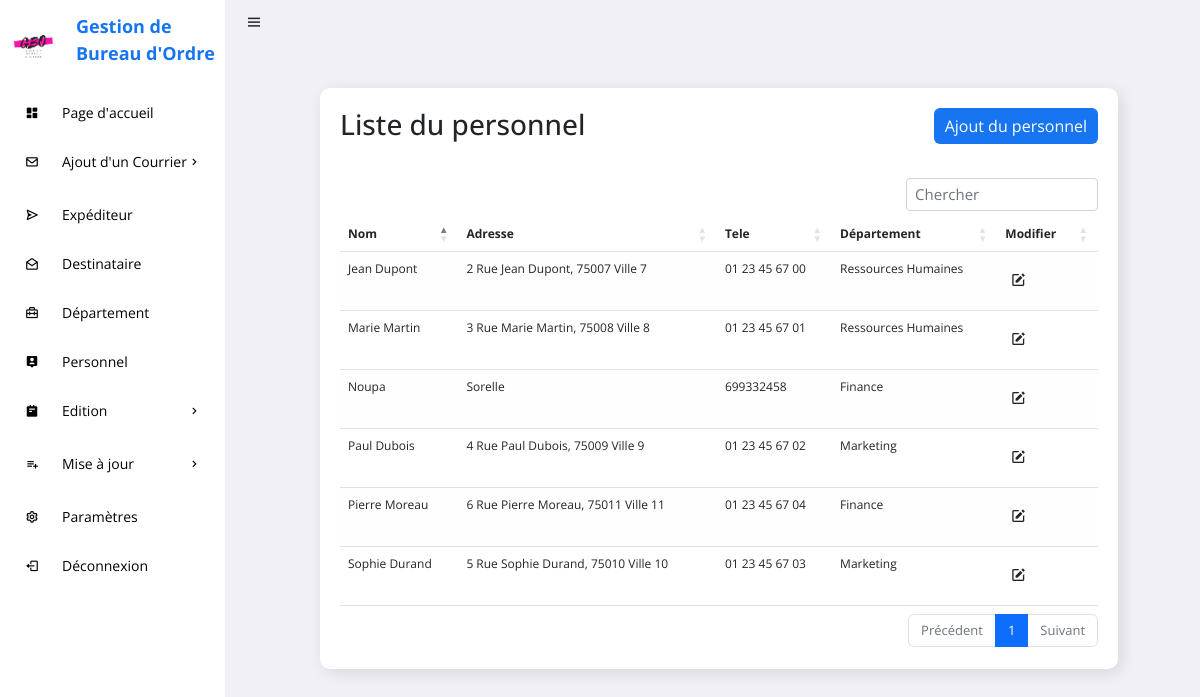
The page /GESTION_COURRIERS/personnel.php on the database its author committed.
### tables this page shows
CREATE TABLE IF NOT EXISTS `personnel` (
  `ID_PERSONNEL` int(11) NOT NULL AUTO_INCREMENT,
  `ID_DEPARTEMENT` int(11) DEFAULT NULL,
  `NOM_PERSONNEL` varchar(255) DEFAULT NULL,
  `ADRESSE_PERSONNEL` text,
  `TEL_PERSONNEL` text,
  `NOM_DEPARTEMENT` text,
  PRIMARY KEY (`ID_PERSONNEL`),
  KEY `ID_DEPARTEMENT` (`ID_DEPARTEMENT`)
);

CREATE TABLE IF NOT EXISTS `departement` (
  `ID_DEPARTEMENT` int(11) NOT NULL AUTO_INCREMENT,
  `NOM_DEPARTEMENT` varchar(255) DEFAULT NULL,
  `RESPONSABLE` text,
  PRIMARY KEY (`ID_DEPARTEMENT`)
);

### GESTION_COURRIERS/personnel.php (the view, shortened to what this page needs)
<?php
    include "connexion/config.php";
?>
<!DOCTYPE html>
<html lang="en">
<head>
	<link rel="stylesheet" href="https://cdn.datatables.net/1.12.1/css/dataTables.bootstrap5.min.css">
    <link rel="stylesheet" href="https://cdn.jsdelivr.net/npm/bootstrap@5.2.0/dist/css/bootstrap.min.css">
    <link rel="stylesheet" href="https://cdnjs.cloudflare.com/ajax/libs/font-awesome/6.1.2/css/all.min.css">
    <link href='https://unpkg.com/boxicons@2.0.9/css/boxicons.min.css' rel='stylesheet'>
	<link rel="stylesheet" href="css/style.css">
</head>
<body>
	<section id="sidebar">
		<a href="#" class="brand"><img src="image/logo.png" width="55" height="55" style="margin-top:20px;"><span>Gestion de Bureau d'Ordre</span></a>
		<ul class="side-menu">
			<li><a href="pageAcc.php" class="active"><i class='bx bxs-dashboard icon' ></i>Page d'accueil</a></li>
			<li>
				<a href="#"><i class='bx bx-envelope icon' ></i>Ajout d'un Courrier<i class='bx bx-chevron-right icon-right' ></i></a>
			</li>
			<li><a href="expediteur.php"><i class='bx bx-send icon' ></i>Expéditeur</a></li>
			<li><a href="destinataire.php"><i class='bx bx-envelope-open icon' ></i>Destinataire</a></li>
			<li><a href="departement.php"><i class='bx bx-briefcase-alt-2 icon' ></i>Département</a></li>
			<li><a href="personnel.php"><i class='bx bxs-user-pin icon' ></i>Personnel</a></li>
			<li>
				<a href="#"><i class='bx bxs-notepad icon' ></i>Edition <i class='bx bx-chevron-right icon-right' ></i></a>
			</li>
            <li>
				<a href="#"><i class='bx bx-list-plus icon' ></i>Mise à jour<i class='bx bx-chevron-right icon-right' ></i></a>
			</li>
			<li><a href="settings.php"><i class='bx bx-cog icon'></i>Paramètres</a></li>
			<li><a href="deconn.php"><i class='bx bx-log-out icon' ></i> Déconnexion</a></li>
		</ul>
	</section>
	<section id="content">
		<nav>
			<i class='bx bx-menu toggle-sidebar' ></i>
		</nav>
		<main>
			<div class="data">
				<div class="content-data">
					<div class="details">
						<div class="recentOrders">
							<div class="cardHeader">
								<h3>Liste du personnel</h3>
								<a href="ajouterPer.php" class="btn">Ajout du personnel</a>
							</div>
							</div class="table-responsive">
                                    <table id="example" class="table table-striped">
                                            <thead class="thead-dark">
                                                <tr>
                                                    <th scope="col">Nom </th>
                                                    <th scope="col">Adresse</th>
                                                    <th scope="col">Tele</th>
                                                    <th scope="col">Département</th>
                                                    <th scope="col">Modifier</th>
                                                </tr>
                                            </thead>
                                            <?php
                                $sql = "SELECT * FROM personnel p JOIN departement d on p.ID_DEPARTEMENT=d.ID_DEPARTEMENT";
                                $des = $conn->prepare($sql);
                                $des->execute();
                                $tabDes=$des->fetchAll(PDO::FETCH_ASSOC);
                                foreach($tabDes as $value){
                                ?>
                                <tr>
                                    <td><?php echo $value['NOM_PERSONNEL']?></td>
                                    <td><?php echo $value['ADRESSE_PERSONNEL']?></td>
                                    <td><?php echo $value['TEL_PERSONNEL']?></td>
                                    <td><?php echo $value['NOM_DEPARTEMENT']?></td>
                                    <td>
                                        <a href="modifierPer.php?modifier=<?php echo $value['ID_PERSONNEL']; ?>"><button type="button" class="btn"><i class='bx bxs-edit'></i></button></a>
                                    </td>
                                </tr>
                                <?php }?>
                                        </table>
                                    </div>
                            </div>
						</div>
		</main>
	</section>
</body>
</html>

### GESTION_COURRIERS/css/style.css (style rules this page uses)
* { font-family: 'Open Sans', sans-serif !important; margin: 0; padding: 0; box-sizing: border-box; }
:root { --grey: #F1F0F6; --dark-grey: #8D8D8D; --light: #fff; --dark: #000; --green: #81D43A; --light-green: #E3FFCB; --blue: #1775F1; --light-blue: #D0E4FF; --dark-blue: #0C5FCD; --red: #FC3B56; }
html { overflow-x: hidden; }
body { background: var(--grey); overflow-x: hidden; }
a { text-decoration: none; }
li { list-style: none; }
#sidebar { position: fixed; max-width: 225px; width: 100%; background: var(--light); top: 0; left: 0; height: 100%; overflow-y: auto; scrollbar-width: none; transition: all .3s ease; z-index: 200; }
#sidebar .brand { font-size: 24px; display: flex; align-items: center; height: 64px; font-weight: 700; color: var(--blue); position: sticky; top: 0; left: 0; z-index: 100; background: var(--light); transition: all .3s ease; padding: 0 6px; }
#sidebar .brand span { font-size: 18px; margin-top: 15px; margin-left: 15px; }
#sidebar .icon { min-width: 48px; display: flex; justify-content: center; align-items: center; margin-right: 6px; }
#sidebar .icon-right { margin-left: auto; transition: all .3s ease; }
#sidebar .side-menu { margin: 26px 0; padding: 0 8px; transition: all .3s ease; }
#sidebar .side-menu a { display: flex; align-items: center; font-size: 14px; color: var(--dark); padding: 12px 16px 12px 0; transition: all .3s ease; border-radius: 10px; margin: 4px 0; white-space: nowrap; }
#sidebar a { text-decoration: none; }
#content { position: relative; width: calc(100% - 227px); left: 225px; transition: all .3s ease; }
nav { background: #F1F0F6; height: 44px; padding: 0 20px; display: flex; align-items: center; grid-gap: 28px; position: sticky; top: 0; left: 0; z-index: 100; }
nav .toggle-sidebar { font-size: 18px; cursor: pointer; }
main { width: 96%; padding: 24px 41px 20px 65px; }
main .data { display: flex; grid-gap: 20px; margin-top: 20px; flex-wrap: wrap; }
main .data .content-data { flex-grow: 1; flex-basis: 400px; font-size: 12px; padding: 20px; margin-left: 30px; background: var(--light); border-radius: 10px; box-shadow: 4px 4px 16px rgba(0, 0, 0, .1); }
.details table { width: 100%; border-collapse: collapse; margin-top: 10px; }
table.dataTable.table-striped>tbody>tr.odd>* { box-shadow: inset 0 0 0 9999px rgba(237, 236, 236, 0.05); }
.details .cardHeader { display: flex; justify-content: space-between; align-items: flex-start; height: 70px; }
.cardHeader .btn { position: relative; padding: 5px 10px; background: var(--blue); text-decoration: none; color: white; border-radius: 6px; }
table tr td .btn { padding: 8px 4px; }

### rows shown on the page
personnel: NOM_PERSONNEL "Jean Dupont", ADRESSE_PERSONNEL "2 Rue Jean Dupont, 75007 Ville 7", TEL_PERSONNEL "01 23 45 67 00", ID_DEPARTEMENT.NOM_DEPARTEMENT "Ressources Humaines"
personnel: NOM_PERSONNEL "Marie Martin", ADRESSE_PERSONNEL "3 Rue Marie Martin, 75008 Ville 8", TEL_PERSONNEL "01 23 45 67 01", ID_DEPARTEMENT.NOM_DEPARTEMENT "Ressources Humaines"
personnel: NOM_PERSONNEL "Paul Dubois", ADRESSE_PERSONNEL "4 Rue Paul Dubois, 75009 Ville 9", TEL_PERSONNEL "01 23 45 67 02", ID_DEPARTEMENT.NOM_DEPARTEMENT "Marketing"
personnel: NOM_PERSONNEL "Sophie Durand", ADRESSE_PERSONNEL "5 Rue Sophie Durand, 75010 Ville 10", TEL_PERSONNEL "01 23 45 67 03", ID_DEPARTEMENT.NOM_DEPARTEMENT "Marketing"
personnel: NOM_PERSONNEL "Pierre Moreau", ADRESSE_PERSONNEL "6 Rue Pierre Moreau, 75011 Ville 11", TEL_PERSONNEL "01 23 45 67 04", ID_DEPARTEMENT.NOM_DEPARTEMENT "Finance"
personnel: NOM_PERSONNEL "Noupa", ADRESSE_PERSONNEL "Sorelle", TEL_PERSONNEL "699332458", ID_DEPARTEMENT.NOM_DEPARTEMENT "Finance"
